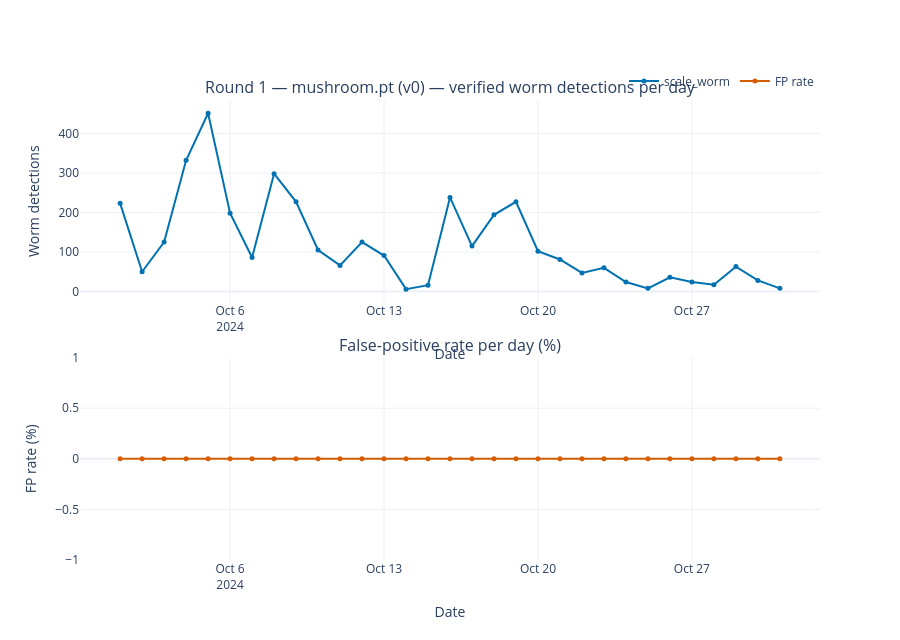

Source (notebook cell):
### Markdown cell above
### Per-round detail

<span style="font-family: 'Courier New', monospace;">

*AI-generated draft (Claude, Anthropic) — for review. All parameters and figures are derived from version-controlled scripts and data.*

Shows three panels for whichever round you set in `DETAIL_ROUND`:

- **Worm count per day** — how many verified worms were found each day across the month
- **False-positive rate per day** — fraction of detections that turned out not to be worms; lower is better
- **Confidence distribution** — histogram of the model's confidence score for real worms vs. false positives; a well-trained model shows clear separation (worms at high confidence, FPs at low)

Change `DETAIL_ROUND["session_dir"]` to switch between rounds.

</span>

### Code cell
# ── PER-ROUND DETAIL ──────────────────────────────────────────────
# Worm count per day, confidence distribution, and FP rate for one round.
# Change DETAIL_ROUND to inspect a different session.

import subprocess, sys
subprocess.run([sys.executable, "-m", "pip", "install", "-q", "plotly"], check=True)

from collections import defaultdict
from pathlib import Path
import json, re, statistics
from plotly.subplots import make_subplots
import plotly.graph_objects as go

DETAIL_ROUND = {
    "session_dir": Path("verification_session"),
    "label":       "Round 1 — mushroom.pt (v0)",
}

session_dir = Path(DETAIL_ROUND["session_dir"])
det_file    = session_dir / "all_detections.json"
prog_file   = session_dir / "verification_progress.json"

if not prog_file.exists():
    print(f"No verification progress found at {prog_file}")
    print("Complete verification (Step 6) before running this cell.")
else:
    with open(prog_file) as f:
        labels = json.load(f).get("labels", {})   # {str(idx): label}

    # ── Load detection metadata ────────────────────────────────────
    if det_file.exists():
        with open(det_file) as f:
            detections = json.load(f)
        for i, det in enumerate(detections):
            det["label"] = labels.get(str(i))
            m = re.search(r"(\d{4})(\d{2})(\d{2})T", det.get("video", ""))
            det["date"] = f"{m.group(1)}-{m.group(2)}-{m.group(3)}" if m else None
        has_conf = True
    else:
        # Fallback: reconstruct from export labels (no confidence available)
        print("Note: confidence data not available — all_detections.json missing.")
        print("It will be saved automatically from round 2 onwards.\n")
        detections = []
        label_dir = session_dir / "export" / "labels" / "train"
        if label_dir.exists():
            for f in sorted(label_dir.glob("*.txt")):
                m = re.search(r"(\d{4})(\d{2})(\d{2})T", f.name)
                if not m:
                    continue
                date = f"{m.group(1)}-{m.group(2)}-{m.group(3)}"
                for _ in range(sum(1 for ln in f.read_text().splitlines() if ln.strip())):
                    detections.append({"date": date, "label": "scale_worm", "conf": None})
        has_conf = False

    # ── Aggregate ──────────────────────────────────────────────────
    date_worm, date_not, date_skip = defaultdict(int), defaultdict(int), defaultdict(int)
    conf_worm, conf_not = [], []

    for det in detections:
        date, label, conf = det.get("date"), det.get("label"), det.get("conf")
        if date is None:
            continue
        if label == "scale_worm":
            date_worm[date] += 1
            if conf is not None: conf_worm.append(conf)
        elif label == "not_worm":
            date_not[date] += 1
            if conf is not None: conf_not.append(conf)
        elif label == "skip":
            date_skip[date] += 1

    all_dates = sorted(set(list(date_worm) + list(date_not) + list(date_skip)))

    # ── Build subplots ─────────────────────────────────────────────
    n_rows = 3 if has_conf else 2
    titles = [
        f"{DETAIL_ROUND['label']} — verified worm detections per day",
        "False-positive rate per day (%)",
    ]
    if n_rows == 3:
        titles.append("Detection confidence distribution")

    fig = make_subplots(rows=n_rows, cols=1, subplot_titles=titles,
                        vertical_spacing=0.12)

    # Row 1: worm count per day
    fig.add_trace(go.Scatter(
        x=all_dates, y=[date_worm[d] for d in all_dates],
        mode="lines+markers", name="scale_worm",
        line=dict(color="#0072B2", width=2), marker=dict(size=5),
    ), row=1, col=1)

    # Row 2: FP rate per day
    fp_rates = [
        100 * date_not[d] / (date_worm[d] + date_not[d])
        if (date_worm[d] + date_not[d]) > 0 else None
        for d in all_dates
    ]
    fig.add_trace(go.Scatter(
        x=all_dates, y=fp_rates,
        mode="lines+markers", name="FP rate",
        line=dict(color="#D55E00", width=2), marker=dict(size=5),
    ), row=2, col=1)

    # Row 3: confidence histograms
    if n_rows == 3:
        for conf_vals, name, color in [
            (conf_worm, "scale_worm", "#0072B2"),
            (conf_not,  "not_worm",   "#D55E00"),
        ]:
            if conf_vals:
                fig.add_trace(go.Histogram(
                    x=conf_vals, name=name,
                    marker_color=color, opacity=0.7,
                    xbins=dict(start=0, end=1, size=0.05),
                ), row=3, col=1)

    fig.update_xaxes(title_text="Date",             row=1, col=1)
    fig.update_yaxes(title_text="Worm detections",  row=1, col=1)
    fig.update_xaxes(title_text="Date",             row=2, col=1)
    fig.update_yaxes(title_text="FP rate (%)",      row=2, col=1)
    if n_rows == 3:
        fig.update_xaxes(title_text="Confidence",   row=3, col=1)
        fig.update_yaxes(title_text="Count",        row=3, col=1)

    fig.update_layout(
        template="plotly_white",
        height=280 * n_rows + 80,
        barmode="overlay",
        hovermode="x unified",
        legend=dict(orientation="h", yanchor="bottom", y=1.01, xanchor="right", x=1),
    )
    fig.show()

    # ── Summary stats ──────────────────────────────────────────────
    tw, tn, ts = sum(date_worm.values()), sum(date_not.values()), sum(date_skip.values())
    print(f"\n{'='*52}")
    print(f"  {DETAIL_ROUND['label']}")
    print(f"{'='*52}")
    print(f"  Verified worms:       {tw:,}")
    print(f"  Not worm (FP):        {tn:,}")
    print(f"  Skipped:              {ts:,}")
    if tw + tn > 0:
        print(f"  Overall FP rate:      {100*tn/(tw+tn):.1f}%")
    if conf_worm:
        print(f"  Median conf (worm):   {statistics.median(conf_worm):.3f}")
    if conf_not:
        print(f"  Median conf (FP):     {statistics.median(conf_not):.3f}")
    print(f"{'='*52}")

### Figure 1 — Plotly figure (JSON) as saved in the notebook; plotly's stock layout.template omitted (floating-point values rounded to 4 significant figures)
{"data": [{"line": {"color": "#0072B2", "width": 2}, "marker": {"size": 5}, "mode": "lines+markers", "name": "scale_worm", "type": "scatter", "x": ["2024-10-01", "2024-10-02", "2024-10-03", "2024-10-04", "2024-10-05", "2024-10-06", "2024-10-07", "2024-10-08", "2024-10-09", "2024-10-10", "2024-10-11", "2024-10-12", "2024-10-13", "2024-10-14", "2024-10-15", "2024-10-16", "2024-10-17", "2024-10-18", "2024-10-19", "2024-10-20", "2024-10-21", "2024-10-22", "2024-10-23", "2024-10-24", "2024-10-25", "2024-10-26", "2024-10-27", "2024-10-28", "2024-10-29", "2024-10-30", "2024-10-31"], "xaxis": "x", "y": [223, 50, 125, 332, 451, 198, 86, 298, 227, 105, 66, 125, 91, 6, 16, 238, 115, 194, 227, 102, 81, 47, 60, 24, 8, 36, 24, 17, 63, 28, 8], "yaxis": "y"}, {"line": {"color": "#D55E00", "width": 2}, "marker": {"size": 5}, "mode": "lines+markers", "name": "FP rate", "type": "scatter", "x": ["2024-10-01", "2024-10-02", "2024-10-03", "2024-10-04", "2024-10-05", "2024-10-06", "2024-10-07", "2024-10-08", "2024-10-09", "2024-10-10", "2024-10-11", "2024-10-12", "2024-10-13", "2024-10-14", "2024-10-15", "2024-10-16", "2024-10-17", "2024-10-18", "2024-10-19", "2024-10-20", "2024-10-21", "2024-10-22", "2024-10-23", "2024-10-24", "2024-10-25", "2024-10-26", "2024-10-27", "2024-10-28", "2024-10-29", "2024-10-30", "2024-10-31"], "xaxis": "x2", "y": [0.0, 0.0, 0.0, 0.0, 0.0, 0.0, 0.0, 0.0, 0.0, 0.0, 0.0, 0.0, 0.0, 0.0, 0.0, 0.0, 0.0, 0.0, 0.0, 0.0, 0.0, 0.0, 0.0, 0.0, 0.0, 0.0, 0.0, 0.0, 0.0, 0.0, 0.0], "yaxis": "y2"}], "layout": {"annotations": [{"font": {"size": 16}, "showarrow": false, "text": "Round 1 — mushroom.pt (v0) — verified worm detections per day", "x": 0.5, "xanchor": "center", "xref": "paper", "y": 1.0, "yanchor": "bottom", "yref": "paper"}, {"font": {"size": 16}, "showarrow": false, "text": "False-positive rate per day (%)", "x": 0.5, "xanchor": "center", "xref": "paper", "y": 0.44, "yanchor": "bottom", "yref": "paper"}], "barmode": "overlay", "height": 640, "hovermode": "x unified", "legend": {"orientation": "h", "x": 1, "xanchor": "right", "y": 1.01, "yanchor": "bottom"}, "xaxis": {"anchor": "y", "domain": [0.0, 1.0], "title": {"text": "Date"}}, "xaxis2": {"anchor": "y2", "domain": [0.0, 1.0], "title": {"text": "Date"}}, "yaxis": {"anchor": "x", "domain": [0.56, 1.0], "title": {"text": "Worm detections"}}, "yaxis2": {"anchor": "x2", "domain": [0.0, 0.44], "title": {"text": "FP rate (%)"}}}}
